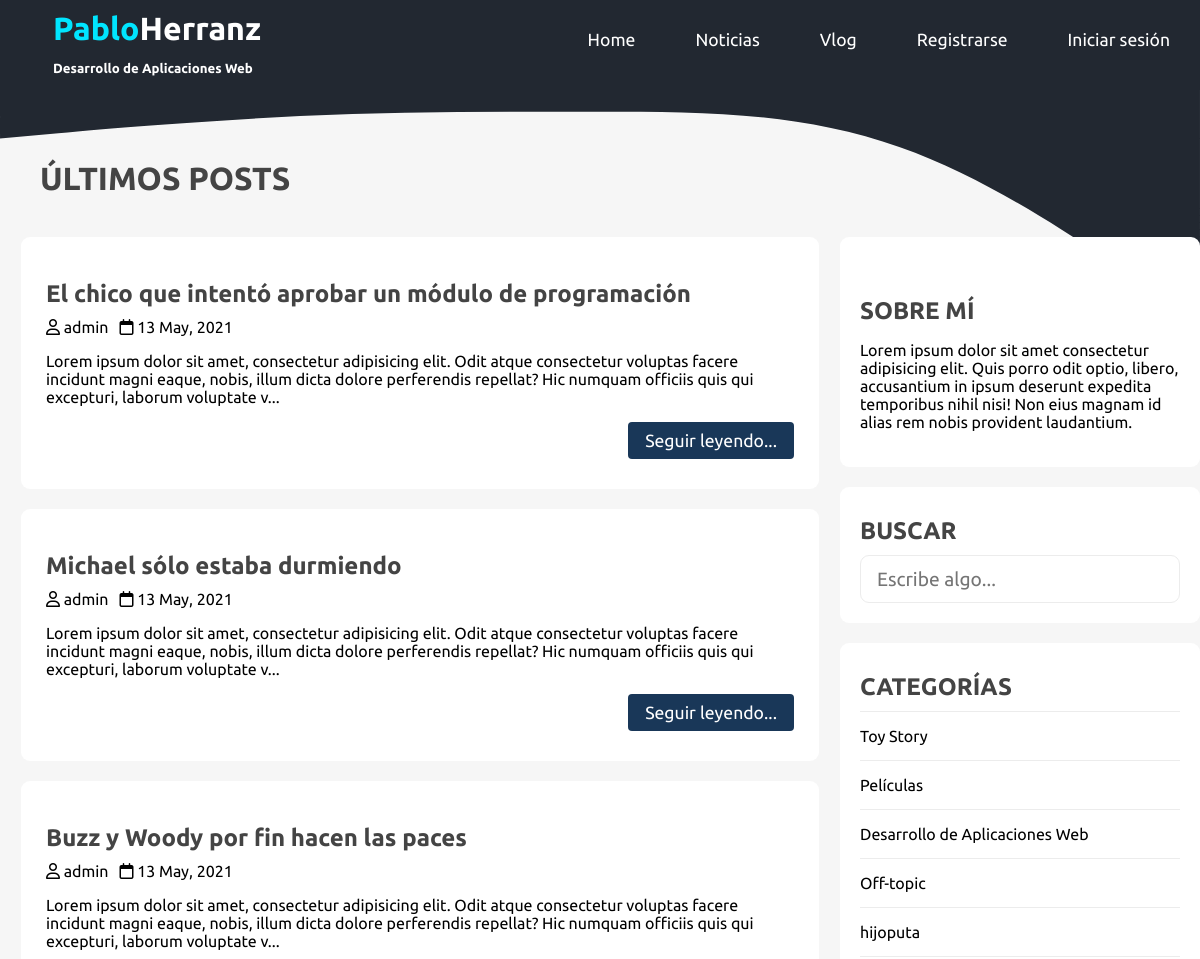
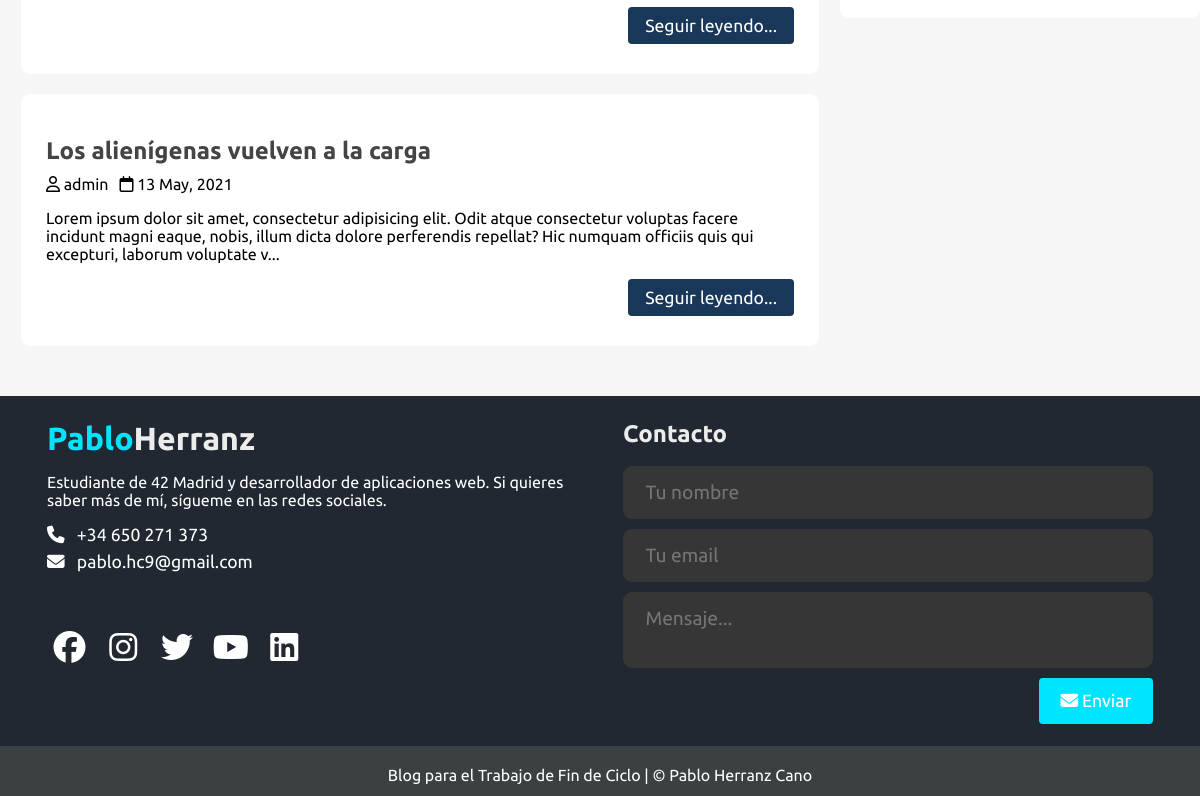
The page / on the database its author committed (2 pictures, top to bottom).
### tables this page shows
CREATE TABLE `posts` (
  `id` int NOT NULL,
  `user_id` int NOT NULL,
  `topic_id` int DEFAULT NULL,
  `title` varchar(255) NOT NULL,
  `image` varchar(255) NOT NULL,
  `body` text NOT NULL,
  `published` tinyint NOT NULL,
  `created_at` datetime NOT NULL DEFAULT CURRENT_TIMESTAMP
);

CREATE TABLE `users` (
  `id` int NOT NULL,
  `admin` tinyint NOT NULL,
  `username` varchar(255) NOT NULL,
  `email` varchar(255) NOT NULL,
  `password` varchar(255) NOT NULL,
  `created_at` timestamp NOT NULL DEFAULT CURRENT_TIMESTAMP
);

CREATE TABLE `topics` (
  `id` int NOT NULL,
  `name` varchar(100) NOT NULL,
  `description` text NOT NULL
);

### app/database/db.php (called while the page is built, shortened)
<?php
require("connection.php");
function executeQuery($sql, $data)
{
	global $connection;
	$stmt = $connection->prepare($sql);
	$values = array_values($data);
	$types = str_repeat('s', count($values));
	$stmt->bind_param($types, ...$values);
	$stmt->execute();
	return ($stmt);
}
function selectAll($table, $conditions = [])
{
	global $connection;
	$sql = "SELECT * FROM $table";
	if (empty($conditions)) {
		$stmt = $connection->prepare($sql);
		$stmt->execute();
		$records = $stmt->get_result()->fetch_all(MYSQLI_ASSOC);
		return ($records);
	}
	$stmt = executeQuery($sql, $conditions);
	$records = $stmt->get_result()->fetch_all(MYSQLI_ASSOC);
	return ($records);
}
function getPublishedPosts()
{
	$sql = "SELECT p.*, u.username
			FROM posts AS p
			JOIN users AS u
			ON p.user_id=u.id
			WHERE p.published=?";
	$stmt = executeQuery($sql, ['published' => 1]);
	$records = $stmt->get_result()->fetch_all(MYSQLI_ASSOC);
	return ($records);
}

### app/controllers/topics.php (called while the page is built, shortened)
<?php
include ROOT_PATH . "/app/database/db.php";
$table = 'topics';
$topics = selectAll($table);
?>

### index.php (the view, shortened to what this page needs)
<?php
include ROOT_PATH . "/app/controllers/topics.php";
$posts = array();
$postsTitle = "ÚLTIMOS POSTS";
if (isset($_GET['topic_id'])) {
	$posts = getPostsByTopic($_GET['topic_id']);
	$postsTitle = "Estos son los posts de '" . $_GET['name'] . "'";
} else if (isset($_POST['search-term'])) {
	$postsTitle = "Estos son los resultados de la búsqueda '" . $_POST['search-term'] . "'";
	$posts = searchPosts($_POST['search-term']);
} else {
	$posts = getPublishedPosts();
}
$posts = array_reverse($posts);
?>
<!DOCTYPE html>
<html lang="en">
<head>
	<link rel="stylesheet" href="/assets/css/style.css">
</head>
<body>
	<?php include ROOT_PATH . "/app/includes/header.php"; ?>
	<div class="page-wrapper">
		<div class="content clearfix">
			<div class="main-content">
				<h1 class="recent-post-title"><?php echo $postsTitle; ?></h1>
				<?php foreach ($posts as $post) : ?>
					<div class="post clearfix">
						<div class="post-preview">
							<h2><a href="single.php?id=<?php echo $post['id'] . "&topic_id=" . $post['topic_id']; ?>"><?php echo $post['title']; ?></a></h2>
							<i class="far fa-user"><?php echo "<span style='font-family: ubuntu; color: #18232;'>&nbsp;" . $post['username'] . "</span>"; ?></i>
							<i class="far fa-calendar"><?php echo "<span style='font-family: ubuntu; color: #18232;'>&nbsp;" . date('j F, Y', strtotime($post['created_at'])) . "</span>"; ?></i>
							<p class="preview-text">
								<?php echo html_entity_decode(substr($post['body'], 0, 230) . '...'); ?>
							</p>
							<a href="single.php?id=<?php echo $post['id'] . "&topic_id=" . $post['topic_id'];; ?>" class="btn read-more">Seguir leyendo...</a>
						</div>
					</div>
				<?php endforeach; ?>
			</div>
			<div class="sidebar">
				<div class="section about">
					<h2 class="section-title">SOBRE MÍ</h2>
					<p>Lorem ipsum dolor sit amet consectetur adipisicing elit. Quis porro odit optio, libero, accusantium in ipsum deserunt expedita temporibus nihil nisi! Non eius magnam id alias rem nobis provident laudantium.</p>
				</div>
				<div class="section search">
					<h2 class="section-title">BUSCAR</h2>
					<form action="index.php" method="POST">
						<input type="text" name="search-term" class="text-input" placeholder="Escribe algo...">
					</form>
				</div>
				<div class="section topics">
					<h2 class="section-title">CATEGORÍAS</h2>
					<ul>
						<?php foreach ($topics as $key => $topic) : ?>
							<li><a href="<?php echo BASE_URL . "/index.php?topic_id=" . $topic['id'] . "&name=" . $topic['name']; ?>"><?php echo $topic['name']; ?></a></li>
						<?php endforeach; ?>
					</ul>
				</div>
			</div>
		</div>
	</div>
	<?php include ROOT_PATH . "/app/includes/footer.php"; ?>
</body>
</html>

### assets/css/style.css (style rules this page uses)
* { box-sizing: border-box; font-family: 'Ubuntu'; }
h1, h2, h3, h4, h5, h6 { font-family: 'Ubuntu'; color: #444; margin: 5px; }
a { text-decoration: none; color: inherit; }
.btn { padding: .5rem 1rem; background-color: #00e5ff; color: white; border: 1px solid transparent; border-radius: .25rem; font-size: 1.1em; }
.text-input { padding: .7rem 1rem; display: block; width: 100%; border: 1px solid #ececec; border-radius: 9px; outline: none; color: #222831; line-height: 1.5rem; font-size: 1.2em; }
.clearfix::after { content: ''; display: block; clear: both; }
html, body { height: 100%; padding: 0; margin: 0; background-color: #f6f6f6; background-image: url("../images/waves/waveIndex.svg"); background-repeat: no-repeat; background-size: 100%; background-position-y: 85px; position: absolute; width: 100%; }
.page-wrapper { width: 100%; min-height: 100%; margin: auto; }
.content { width: 80%; margin: 30px auto; }
.content .main-content { width: 70%; float: left; }
.content .main-content .recent-post-title { margin: 40px; }
.content .main-content .post { width: 95%; height: 100%; margin: 20px auto; padding-bottom: 30px; border-radius: 9px; position: relative; overflow: hidden; background-color: white; }
.content .main-content .post .post-preview { width: 100%; padding: 25px; height: 110%; }
.content .main-content .post .post-preview h2 { padding: 0; margin: 0; padding-bottom: 10px; }
.content .main-content .post .read-more { position: static; float: right; bottom: 20px; right: 20px; background-color: #193758; color: white; width: fit-content; }
.content .sidebar { width: 30%; float: left; }
.content .sidebar .section { background-color: white; padding: 20px; border-radius: 9px; margin-bottom: 20px; }
.content .sidebar .section .section-title { margin: 10px 0; }
.content .sidebar .section.topics ul { margin: 0; padding: 0; list-style: none; border-top: 1px solid #ececec; }
.content .sidebar .section.topics ul li a { display: block; padding: 15px 0; border-bottom: 1px solid #ececec; transition: all .3s; }
.content .sidebar .section.about { margin-top: 117px; }
.content .sidebar .section.search { margin-top: 0px; }
@media only screen and (max-width: 1400px) { .content { width: 100%; margin: 30px auto; } }

### rows shown on the page
posts: title "El chico que intentó aprobar un módulo de programación", user.username "admin", created_at "13 May, 2021", body "Lorem ipsum dolor sit amet, consectetur adipisicing elit. Odit atque consectetur voluptas facere incidunt magni eaque, nobis, illum dicta dolore perferendis repellat? Hic numquam officiis quis qui excepturi, laborum voluptate v..."
posts: title "Michael sólo estaba durmiendo", user.username "admin", created_at "13 May, 2021", body "Lorem ipsum dolor sit amet, consectetur adipisicing elit. Odit atque consectetur voluptas facere incidunt magni eaque, nobis, illum dicta dolore perferendis repellat? Hic numquam officiis quis qui excepturi, laborum voluptate v..."
posts: title "Buzz y Woody por fin hacen las paces", user.username "admin", created_at "13 May, 2021", body "Lorem ipsum dolor sit amet, consectetur adipisicing elit. Odit atque consectetur voluptas facere incidunt magni eaque, nobis, illum dicta dolore perferendis repellat? Hic numquam officiis quis qui excepturi, laborum voluptate v..."
posts: title "Los alienígenas vuelven a la carga", user.username "admin", created_at "13 May, 2021", body "Lorem ipsum dolor sit amet, consectetur adipisicing elit. Odit atque consectetur voluptas facere incidunt magni eaque, nobis, illum dicta dolore perferendis repellat? Hic numquam officiis quis qui excepturi, laborum voluptate v..."
topics: name "Toy Story"
topics: name "Películas"
topics: name "Desarrollo de Aplicaciones Web"
topics: name "Off-topic"
topics: name "hijoputa"

### other values the page prints
$postsTitle "ÚLTIMOS POSTS"
